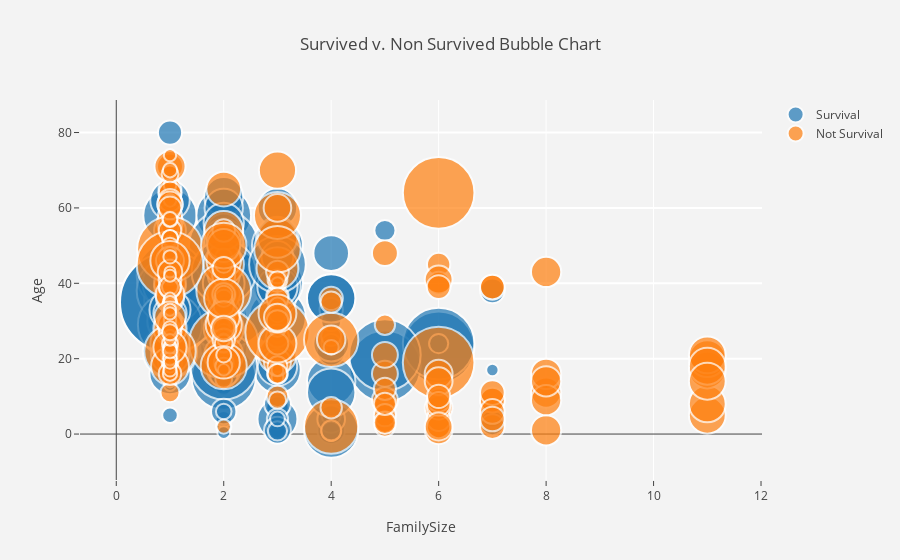

Write notebook code for a chart like this one.
### Markdown cell above
Plot the FamilySize vs Age with Fare as the size of the bubble

### Code cell
sizeref = 2.*max(titanic_df['Fare'])/(100**2)

# Survived
trace0 = go.Scatter(
    x=titanic_df['FamilySize'][titanic_df['Survived'] == 1],
    y=titanic_df['Age'][titanic_df['Survived'] == 1],
    mode='markers',
    name='Survival',
    marker=dict(
        symbol='circle',
        sizemode='area',
        sizeref=sizeref,
        size=titanic_df['Fare'][titanic_df['Survived'] == 1],
        line=dict(
            width=2
        ),
    )
)
# Non Survived
trace1 = go.Scatter(
    x=titanic_df['FamilySize'][titanic_df['Survived'] == 0],
    y=titanic_df['Age'][titanic_df['Survived'] == 0],
    mode='markers',
    name='Not Survival',
    marker=dict(
        sizemode='area',
        sizeref=sizeref,
        size=titanic_df['Fare'][titanic_df['Survived'] == 0],
        line=dict(
            width=2
        ),
    )
)

# define data
data = [trace0, trace1]
# define layout
layout = go.Layout(
    title='Survived v. Non Survived Bubble Chart',
    xaxis=dict(
        title='FamilySize',
        gridcolor='rgb(255, 255, 255)',
        zerolinewidth=1,
        ticklen=5,
        gridwidth=1,
    ),
    yaxis=dict(
        title='Age',
        gridcolor='rgb(255, 255, 255)',
        zerolinewidth=1,
        ticklen=5,
        gridwidth=2,
    ),
    paper_bgcolor='rgb(243, 243, 243)',
    plot_bgcolor='rgb(243, 243, 243)',
)

# define figure
fig = go.Figure(data=data, layout=layout)
iplot(fig, filename='Survival v. Non Survival Bubble Chart')

### Figure 1 — Plotly figure (JSON) as saved in the notebook; plotly's stock layout.template omitted (floating-point values rounded to 4 significant figures; data arrays with more than 128 entries replaced by an {"elided": "..."} marker saying what was removed)
{"data": [{"marker": {"line": {"width": 2}, "size": {"elided": "342 float values"}, "sizemode": "area", "sizeref": 0.1025, "symbol": "circle"}, "mode": "markers", "name": "Survival", "type": "scatter", "uid": "e394d6c1-aec1-4119-a0a9-b624f6c721b7", "x": {"elided": "342 int values"}, "y": {"elided": "342 float values"}}, {"marker": {"line": {"width": 2}, "size": {"elided": "545 float values"}, "sizemode": "area", "sizeref": 0.1025}, "mode": "markers", "name": "Not Survival", "type": "scatter", "uid": "a158d5fc-55f2-4435-9196-ee0ce79a60f2", "x": {"elided": "545 int values"}, "y": {"elided": "545 float values"}}], "layout": {"autosize": true, "paper_bgcolor": "rgb(243, 243, 243)", "plot_bgcolor": "rgb(243, 243, 243)", "title": {"text": "Survived v. Non Survived Bubble Chart"}, "xaxis": {"autorange": true, "gridcolor": "rgb(255, 255, 255)", "gridwidth": 1, "range": [-0.4649, 11.93], "ticklen": 5, "title": {"text": "FamilySize"}, "type": "linear", "zerolinewidth": 1}, "yaxis": {"autorange": true, "gridcolor": "rgb(255, 255, 255)", "gridwidth": 2, "range": [-16.52, 90.74], "ticklen": 5, "title": {"text": "Age"}, "type": "linear", "zerolinewidth": 1}}}
